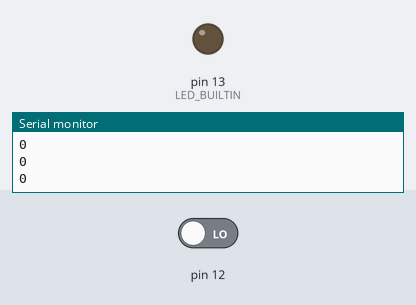
Bench run of a sketch on a simulated Arduino Uno, built with avr-gcc and run on an emulated ATmega328P. Parts: output pins drawn as LEDs (lit = HIGH), the last lines printed to the serial monitor. The test bench sets the inputs (shaded band); at power-on: pin 12 LOW.

Above: at 1.2 s.
1.3 s: pin 12 driven HIGH
At 1.7 s:
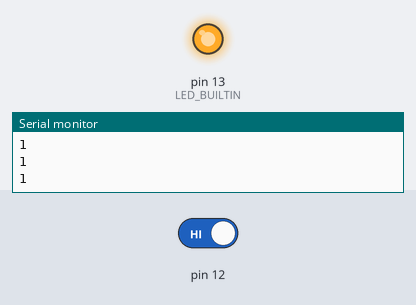
2.8 s: pin 12 driven LOW
At 4.2 s:
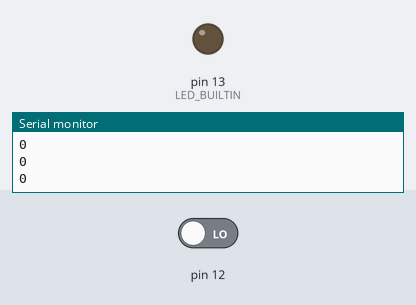
Timing chart, 0 to 5.8 s (numbered marks = the images above; inputs shaded):
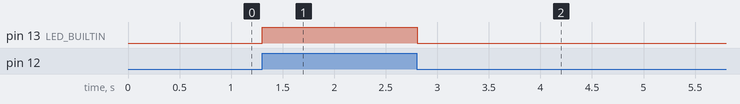

Measured:
- after the input at 1.3 s, pin 13 (LED_BUILTIN): LOW → HIGH at once
- after the input at 2.8 s, pin 13 (LED_BUILTIN): HIGH → LOW at once

The sketch:

Lendo_um_botao.ino
```cpp
// C++ code
//
int EstadoBotao = 0;

void setup()
{
  pinMode(12, INPUT);
  Serial.begin(9600);
  pinMode(LED_BUILTIN, OUTPUT);
}

void loop()
{
  EstadoBotao = digitalRead(12);
  Serial.println(EstadoBotao);
  if (EstadoBotao == HIGH) {
    digitalWrite(LED_BUILTIN, HIGH);
  } else {
    digitalWrite(LED_BUILTIN, LOW);
  }
  delay(10); // Delay a little bit to improve simulation performance
}
```
